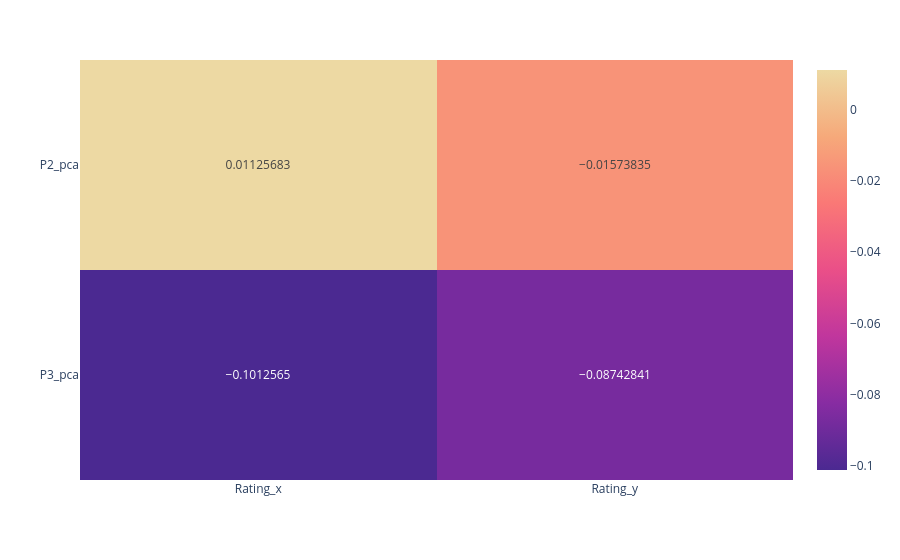

The cell this chart's notebook holds for it:
### Code cell
fig_corr

### Figure 1 — Plotly figure (JSON) as saved in the notebook; plotly's stock layout.template omitted (floating-point values rounded to 4 significant figures)
{"data": [{"coloraxis": "coloraxis", "hovertemplate": "x: %{x}<br>y: %{y}<br>color: %{z}<extra></extra>", "name": "0", "texttemplate": "%{z}", "type": "heatmap", "x": ["Rating_x", "Rating_y"], "xaxis": "x", "y": ["P2_pca", "P3_pca"], "yaxis": "y", "z": [[0.01126, -0.01574], [-0.1013, -0.08743]]}], "layout": {"coloraxis": {"colorscale": [[0, "rgb(75, 41, 145)"], [0.1667, "rgb(135, 44, 162)"], [0.3333, "rgb(192, 54, 157)"], [0.5, "rgb(234, 79, 136)"], [0.6667, "rgb(250, 120, 118)"], [0.8333, "rgb(246, 169, 122)"], [1, "rgb(237, 217, 163)"]]}, "margin": {"t": 60}, "xaxis": {"anchor": "y", "domain": [0, 1]}, "yaxis": {"anchor": "x", "autorange": "reversed", "domain": [0, 1]}}}
